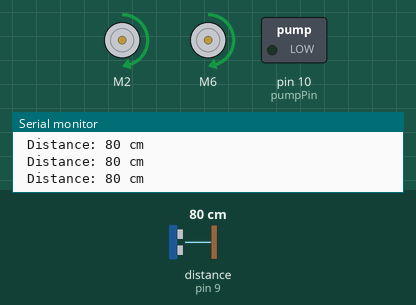
Recording of a sketch running on a simulated Arduino Uno, built with avr-gcc and run on an emulated ATmega328P. On the bench: 2 × DC motor (green arrow = forward, orange = backward, longer = faster), switched loads named in the sketch (green lamp = pin HIGH), the last lines printed to the serial monitor. Wiring (inferred from the names in the program): ultrasonic range finder: trigger pin 8; echo pin 9. The test bench sets the inputs (shaded band); at power-on: distance to the obstacle (sensor on pin 9) 80 cm. The echo pulse lasts 58.3 µs per cm; pins used as bus, display or sensor lines are not drawn.

Above: at 2.5 s.
At 8.0 s:
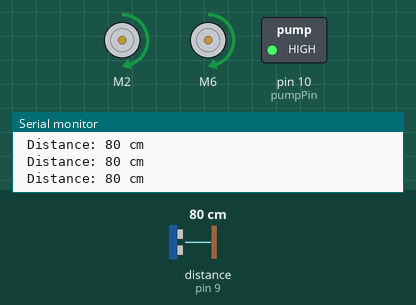
Timing chart, 0 to 12.8 s (numbered marks = the images above):
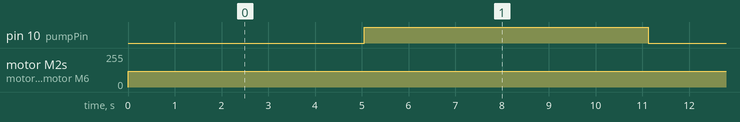

Measured:
- by itself, pin 10 (pumpPin): alternates HIGH for 6.1 s and LOW for 5.1 s
- by itself, motor M2, motor M6: stopped → forward 120/255 at 0.00 s

The sketch:

Automatic_Pesticide_Sprayer.ino
```cpp
#include <L298N.h>


// Ultrasonic Pins
const int trigPin = 8;
const int echoPin = 9;

// Motor connections Pins
unsigned int IN1 = 2;  // Connected to IN1 on the motor driver
unsigned int IN2 = 4;  // Connected to IN2 on the motor driver
unsigned int ENA = 3;
unsigned int IN3 = 6;
unsigned int IN4 = 7;
unsigned int ENB = 5;

L298N motorA(ENA, IN1, IN2);
L298N motorB(ENB, IN3, IN4);

//Water Sprayer Pump Relay Pin
const unsigned int pumpPin = 10;
unsigned int sprayTimer = 0;
unsigned int sprayCount = 0;

// Variables for duration and distance
long duration;
int distance;

void setup() {
  // Initialize serial communication
  Serial.begin(9600);

  pinMode(pumpPin, OUTPUT); // PumpRelay Pin

  // Set the trigPin as an output and echoPin as an input
  pinMode(trigPin, OUTPUT);
  pinMode(echoPin, INPUT);

  // Set the motor speed
  motorA.setSpeed(120);
  motorB.setSpeed(120);


}

void loop() {
  // Run the motor in the Forward direction
  motorForward();
  distanceHC();
  sprayTimer = millis();

  //  if (distance <= 30){
  //    stopMotorTurn();
  //  }

  if (sprayTimer - sprayCount >= 5000) {
    digitalWrite(pumpPin, HIGH);
    sprayTimer = millis();
    sprayCount = millis();
    while (sprayTimer - sprayCount < 6000) {
      distanceHC();
      //		if (distance <= 30){
      //  			stopMotorTurn(); //5 seconds delay if tirggerd.
      //  			}
      sprayTimer = millis();
    }
    digitalWrite(pumpPin, LOW);
    sprayCount = millis();
    sprayTimer = millis();
  }


}
void motorForward() {
  motorA.forward();
  motorB.forward();
}

void distanceHC() {
  // Send a short pulse to the Trig pin
  digitalWrite(trigPin, LOW);
  delayMicroseconds(2);
  digitalWrite(trigPin, HIGH);
  delayMicroseconds(10);
  digitalWrite(trigPin, LOW);

  // Measure the duration of the pulse from Echo pin
  duration = pulseIn(echoPin, HIGH);

  // Calculate the distance in centimeters
  distance = duration / 58;

//  Print the distance to the Serial Monitor
  Serial.print(" Distance: ");
  Serial.print(distance);
  Serial.println(" cm");

  // Delay before the next measurement
  delay(500);
}

void stopMotorTurn() {
  motorA.stop();
  motorB.stop();
  delay(3000);

  motorA.forward();
  motorB.backward();

  delay(2000);

  digitalWrite(pumpPin, LOW);

  distanceHC();

  if (distance <= 30) {
    stopMotorTurn();
  } //else continue;

}
```
